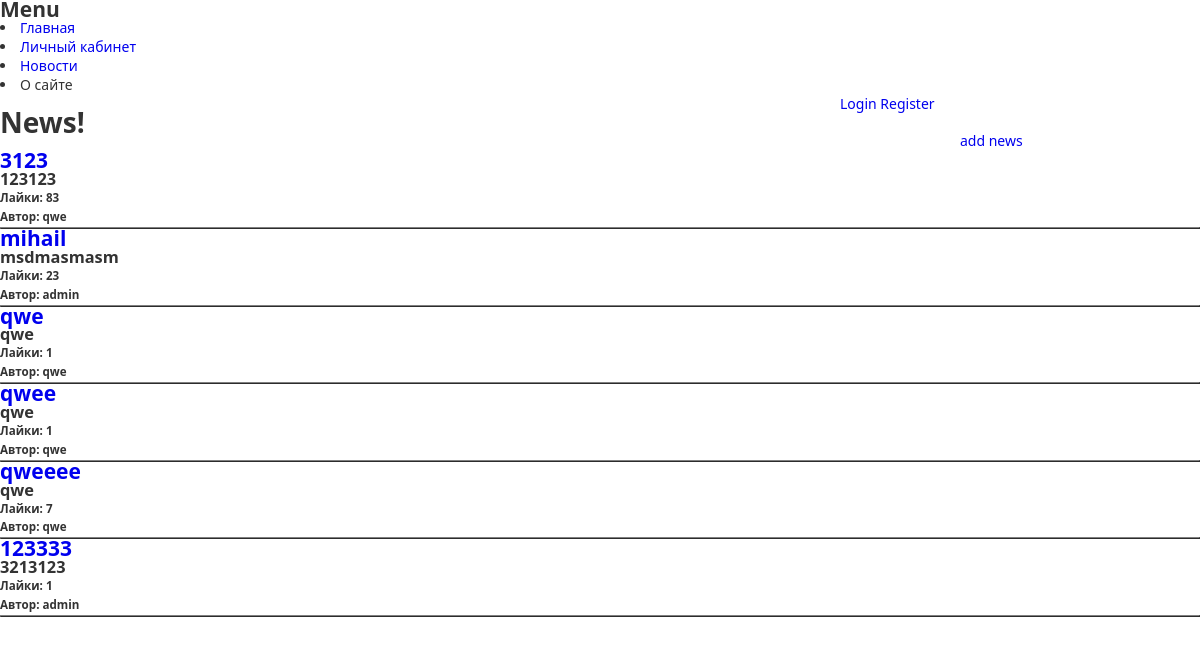
The app's page /news/all/ with its own data.
### news/models.py (models this page shows, shortened)
class News(models.Model):
    title = models.CharField(max_length=20,unique=True)
    text = models.TextField()
    likes = models.IntegerField(default=0)
    avtor = models.ForeignKey(User,null=True,blank=True)

### news/views.py (the view)
class NewsView(ListView):
    model = News
    template_name = 'news.html'

### templates/news.html
{% extends 'main.html' %}
{% block content %}
<h1>News!</h1><a class="addnews" href="/news/add/">add news</a>
   {% for newsone in news_list %}
       <h2><a href="/news/{{ newsone.id }}/">{{ newsone.title }}</a></h2>
       <h3>{{ newsone.text }}</h3>
       <h5><a >Лайки: {{ newsone.likes }}</a></h5>
       <h5>Автор: {{ newsone.avtor.username }}</h5>
       <table width="100%" border="1px"></table>
   {% endfor %}
{% endblock %}

### static/css/static.css (style rules this page uses)
* { margin: 0; padding: 0; }
body { width: 100%; height: 100%; color:#333; background: #fff; font-family: "Segoe UI", "HelveticaNeue-Light", "Helvetica Neue Light", "Helvetica Neue", Helvetica, Arial, sans-serif; font-size:14px; line-height:135%; }
a { text-decoration:none; }
.addnews { margin-left: 80%; }

### records on screen
News: title "3123", text "123123", likes "83", avtor.username "qwe"
News: title "mihail", text "msdmasmasm", likes "23", avtor.username "admin"
News: title "qwe", text "qwe", likes "1", avtor.username "qwe"
News: title "qwee", text "qwe", likes "1", avtor.username "qwe"
News: title "qweeee", text "qwe", likes "7", avtor.username "qwe"
News: title "123333", text "3213123", likes "1", avtor.username "admin"
